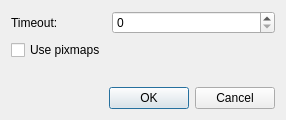
<?xml version="1.0" encoding="UTF-8"?>
<ui version="4.0">
 <class>AppletPagerSettings</class>
 <widget class="QDialog" name="AppletPagerSettings">
  <property name="geometry">
   <rect>
    <x>0</x>
    <y>0</y>
    <width>286</width>
    <height>120</height>
   </rect>
  </property>
  <property name="windowTitle">
   <string>Options</string>
  </property>
  <layout class="QVBoxLayout" name="verticalLayout_2">
   <item>
    <layout class="QVBoxLayout" name="verticalLayout">
     <item>
      <layout class="QFormLayout" name="formLayout">
       <item row="0" column="0">
        <widget class="QLabel" name="label_timeout">
         <property name="text">
          <string>Timeout:</string>
         </property>
        </widget>
       </item>
       <item row="0" column="1">
        <widget class="QSpinBox" name="timeout"/>
       </item>
       <item row="1" column="0">
        <widget class="QCheckBox" name="use_pixmaps">
         <property name="text">
          <string>Use pixmaps</string>
         </property>
        </widget>
       </item>
      </layout>
     </item>
     <item>
      <widget class="QDialogButtonBox" name="buttonBox">
       <property name="orientation">
        <enum>Qt::Horizontal</enum>
       </property>
       <property name="standardButtons">
        <set>QDialogButtonBox::Cancel|QDialogButtonBox::Ok</set>
       </property>
      </widget>
     </item>
    </layout>
   </item>
  </layout>
 </widget>
 <tabstops>
  <tabstop>timeout</tabstop>
  <tabstop>buttonBox</tabstop>
 </tabstops>
 <resources/>
 <connections>
  <connection>
   <sender>buttonBox</sender>
   <signal>accepted()</signal>
   <receiver>AppletPagerSettings</receiver>
   <slot>accept()</slot>
   <hints>
    <hint type="sourcelabel">
     <x>258</x>
     <y>109</y>
    </hint>
    <hint type="destinationlabel">
     <x>157</x>
     <y>274</y>
    </hint>
   </hints>
  </connection>
  <connection>
   <sender>buttonBox</sender>
   <signal>rejected()</signal>
   <receiver>AppletPagerSettings</receiver>
   <slot>reject()</slot>
   <hints>
    <hint type="sourcelabel">
     <x>275</x>
     <y>109</y>
    </hint>
    <hint type="destinationlabel">
     <x>286</x>
     <y>274</y>
    </hint>
   </hints>
  </connection>
  <connection>
   <sender>use_pixmaps</sender>
   <signal>toggled(bool)</signal>
   <receiver>timeout</receiver>
   <slot>setEnabled(bool)</slot>
   <hints>
    <hint type="sourcelabel">
     <x>104</x>
     <y>49</y>
    </hint>
    <hint type="destinationlabel">
     <x>167</x>
     <y>31</y>
    </hint>
   </hints>
  </connection>
 </connections>
</ui>
